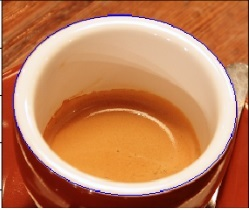
#> input picture hcage.jpg, 249 x 210 px
$ python TareaVs-V1.py
#> lines starting #> are read from the running program, lines starting #| are printed output that depends on the picture
import numpy as np
import cv2
import matplotlib.pyplot as plt
from tkinter import filedialog
from tkinter import *


root = Tk()
root.filename =  filedialog.askopenfilename(initialdir = "/",title = "Select file",filetypes = (("jpeg files",".jpg"),("all files",".*")))
#> the answer given: hcage.jpg
imagen = cv2.imread(root.filename)
#> imagen is the input picture: shape (210, 249, 3); mean B, G, R 88.6, 127.5, 193.9
gray=cv2.cvtColor(imagen,cv2.COLOR_BGR2GRAY)
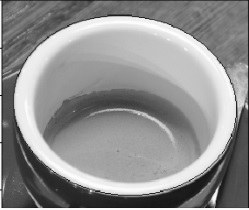
#> gray: shape (210, 249); min 10, max 255, mean 142.9
cv2.imshow("Ventana de imagen NORMI",imagen)
""" image = cv2.imread('image.png')
gray = cv2.cvtColor(image, cv2.COLOR_BGR2GRAY)
cv2.imshow('OpenCV Python - Original', image)
cv2.imshow('OpenCV Python - Gray', gray) """
hist = cv2.calcHist([imagen], [0], None, [255], [0, 255])
#> hist = 255 values, max 950 at index 0, min 35 at index 185, mean 204.4
plt.figure(1)
plt.subplot(211)
plt.plot(hist)
""" plt.hist(imagen.ravel(),254,[0,254])
plt.show() """
color = ('b','g','r')
for i,col in enumerate(color):
    histr = cv2.calcHist([imagen],[i],None,[255],[0,255])
    plt.subplot(212)
    plt.plot(histr,color = col)
    plt.xlim([0,255])
plt.figure(2)

#Vertical
(h, w) = imagen.shape[:2]
#> h = 210; w = 249
sumCols = []
horiz=[]
for j in range(w):
        col = imagen[0:h, j:j+1] # y1:y2, x1:x2
        sumCols.append(np.sum(col))
        plt.subplot(211)
        plt.plot(sumCols)
#> after the loop, sumCols = 249 values, max 153305 at index 0, min 18556 at index 248, mean 86103.6
#horizontal

for j in range(h):
        cole = imagen[j:j+1, 0:w ] # y1:y2, x1:x2
        horiz.append(np.sum(cole))
        plt.subplot(212)
        plt.plot(horiz)
#> after the loop, horiz = 210 values, max 189491 at index 209, min 35350 at index 207, mean 102094.3


plt.figure(3)
y_axe=list (range(0,len(horiz)+1))
#> y_axe = 211 values from 0 to 210
x_axe=list (range(0,len(horiz)+1))
#> x_axe = 211 values from 0 to 210
for j in range(len(horiz)):

        x_axe[j]=horiz[-j]

        plt.plot(x_axe,y_axe)
#> after the loop, x_axe = 211 values, max 189491 at index 1, min 210 at index 210, mean 101611.4
#print (y_axe)
plt.show()
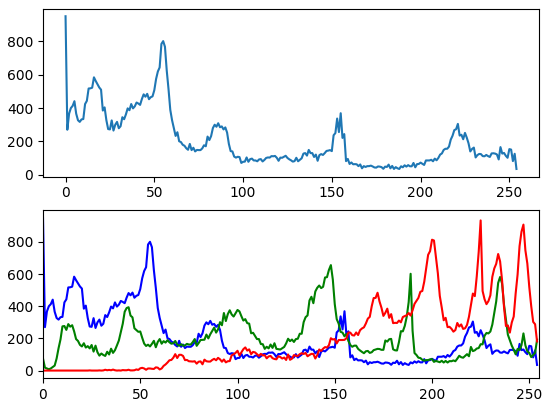
#> figure drawn by matplotlib, 2 panels; panel 1: curve peaks at x = 0, y = 950; panel 2: curve peaks at x = 0, y = 950; panel 2: curve peaks at x = 148, y = 656; panel 2: curve peaks at x = 225, y = 934
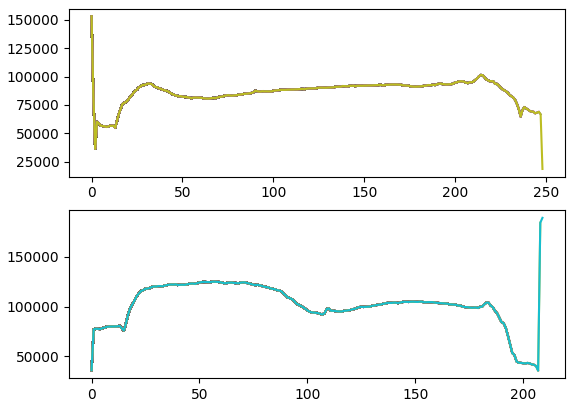
#> figure drawn by matplotlib, 2 panels
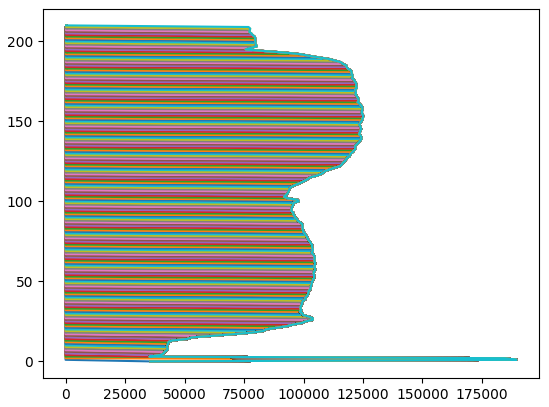
#> figure drawn by matplotlib, 1 panel

#cv2.waitKey(0)
#print (horiz)

$ run again, on prueba.png
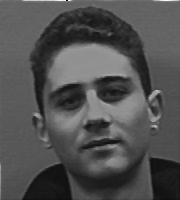
#> input picture prueba.png, 180 x 200 px
#> imagen is the input picture: shape (200, 180, 3); min 6, max 254, mean 80.9
#> hist = 255 values, max 1317 at index 99, min 0 at index 0, mean 141.2
#> after the loop `for j in range(w):`: sumCols = 180 values, max 61554 at index 0, min 35235 at index 42, mean 48538.7
#> after the loop `for j in range(h):`: horiz = 200 values, max 81558 at index 0, min 23694 at index 180, mean 43684.8
#> y_axe = 201 values from 0 to 200
#> after the loop `for j in range(len(horiz)):`: x_axe = 201 values, max 81558 at index 0, min 200 at index 200, mean 43468.5
#> `plt.show()`:
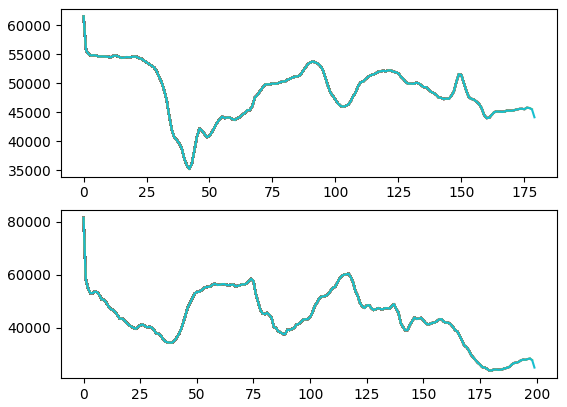
#> figure drawn by matplotlib, 2 panels
#> `plt.show()`:
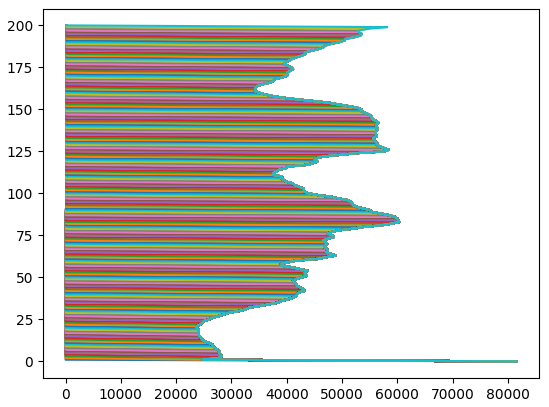
#> figure drawn by matplotlib, 1 panel
